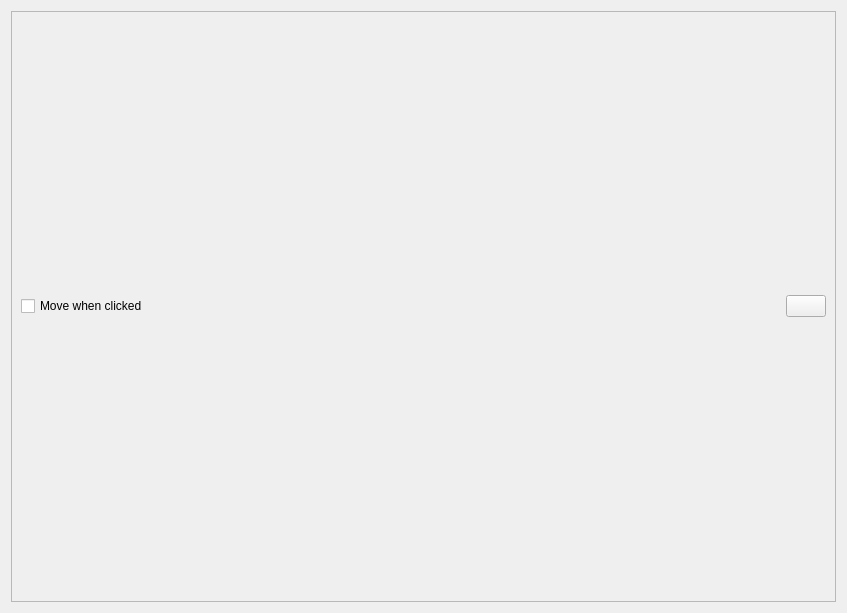
<?xml version="1.0" encoding="UTF-8"?>
<ui version="4.0">
 <class>Form</class>
 <widget class="QWidget" name="Form">
  <property name="geometry">
   <rect>
    <x>0</x>
    <y>0</y>
    <width>847</width>
    <height>613</height>
   </rect>
  </property>
  <property name="windowTitle">
   <string>Form</string>
  </property>
  <layout class="QVBoxLayout" name="verticalLayout">
   <item>
    <widget class="QFrame" name="frame_3">
     <property name="frameShape">
      <enum>QFrame::StyledPanel</enum>
     </property>
     <property name="frameShadow">
      <enum>QFrame::Raised</enum>
     </property>
     <layout class="QVBoxLayout" name="verticalLayout_11">
      <item>
       <layout class="QHBoxLayout" name="horizontalLayout_16">
        <item>
         <widget class="QCheckBox" name="checkBox_rmap">
          <property name="toolTip">
           <string>If checked the diffractometer motors will be moved, otherwise only the calculation is done</string>
          </property>
          <property name="text">
           <string>Move when clicked</string>
          </property>
         </widget>
        </item>
        <item>
         <spacer name="horizontalSpacer_41">
          <property name="orientation">
           <enum>Qt::Horizontal</enum>
          </property>
          <property name="sizeHint" stdset="0">
           <size>
            <width>40</width>
            <height>20</height>
           </size>
          </property>
         </spacer>
        </item>
        <item>
         <widget class="QPushButton" name="pushButton_refresh">
          <property name="toolTip">
           <string>Refresh RMap, needed after mode or energy change</string>
          </property>
          <property name="text">
           <string/>
          </property>
          <property name="iconSize">
           <size>
            <width>20</width>
            <height>20</height>
           </size>
          </property>
         </widget>
        </item>
       </layout>
      </item>
      <item>
       <layout class="QVBoxLayout" name="verticalLayout_rmap"/>
      </item>
     </layout>
    </widget>
   </item>
  </layout>
 </widget>
 <resources/>
 <connections/>
</ui>
